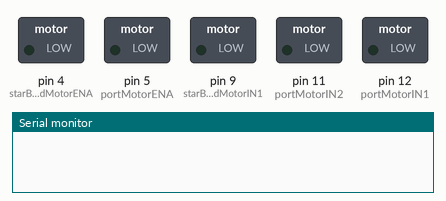
Simulated run of this sketch. Board: Arduino Uno, built with avr-gcc and run on an emulated ATmega328P. On the bench: switched loads named in the sketch (green lamp = pin HIGH), the last lines printed to the serial monitor.

Above: at 0.05 s.
At 6.25 s:
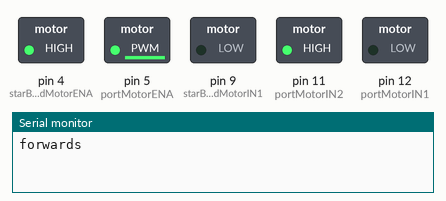
At 12.45 s:
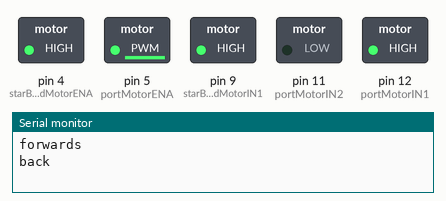
At 18.65 s:
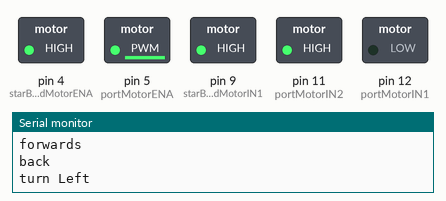
At 24.95 s:
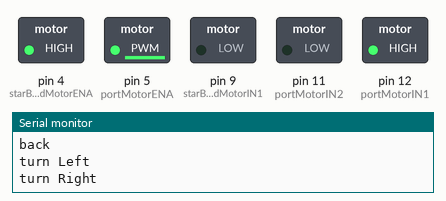
Timing chart, 0 to 32.5 s (numbered marks = the images above):
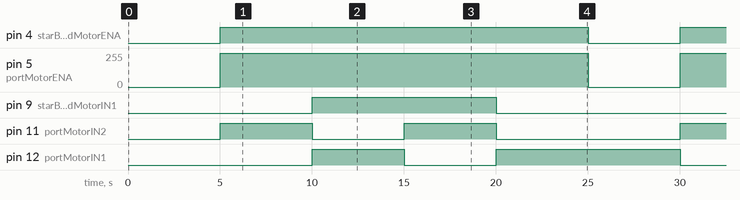

The sketch:

unit_test.ino
```cpp
int portMotorIN1 = 12;
int portMotorIN2 = 11;
int portMotorENA = 5;


int starBoardMotorIN1 = 9;
int starBoardMotorIN2 = 8;
int starBoardMotorENA = 4;

//int speed = 255;


void setup() {
  // put your setup code here, to run once:
  Serial.begin(9600);
  pinMode(portMotorIN1,OUTPUT);
  pinMode(portMotorIN2,OUTPUT);
  pinMode(portMotorENA,OUTPUT);

  pinMode(starBoardMotorIN1,OUTPUT);
  pinMode(starBoardMotorIN1,OUTPUT);
  pinMode(starBoardMotorENA,OUTPUT);

}

void loop() {
  // put your main code here, to run repeatedly:

  delay(5000);
  turnRight(254,254);

  delay(5000);
  turnLeft(254,254);

  delay(5000);
  forward(254,254);

  delay(5000);
  back(254,254);

  delay(5000);
  stop();


}


void forward(int speedStar, int speedPort){
  Serial.println("turn Left");
  digitalWrite(starBoardMotorIN1,HIGH);
  digitalWrite(starBoardMotorIN2,LOW);

  digitalWrite(portMotorIN1,LOW);
  digitalWrite(portMotorIN2,HIGH);

  analogWrite(starBoardMotorENA, speedStar);
  analogWrite(portMotorENA, speedPort);
}

void back(int speedStar, int speedPort){
  Serial.println("turn Right");
  digitalWrite(starBoardMotorIN1,LOW);
  digitalWrite(starBoardMotorIN2,HIGH);

  digitalWrite(portMotorIN1,HIGH);
  digitalWrite(portMotorIN2,LOW);

  analogWrite(starBoardMotorENA, speedStar);
  analogWrite(portMotorENA, speedPort);
}

void turnRight(int speedStar, int speedPort){
  Serial.println("forwards");
  digitalWrite(starBoardMotorIN1,LOW);
  digitalWrite(starBoardMotorIN2,HIGH);

  digitalWrite(portMotorIN1,LOW);
  digitalWrite(portMotorIN2,HIGH);

  analogWrite(starBoardMotorENA, speedStar);
  analogWrite(portMotorENA, speedPort);
}


void turnLeft(int speedStar, int speedPort){
  Serial.println("back");
  digitalWrite(starBoardMotorIN1,HIGH);
  digitalWrite(starBoardMotorIN2,LOW);

  digitalWrite(portMotorIN1,HIGH);
  digitalWrite(portMotorIN2,LOW);

  analogWrite(starBoardMotorENA, speedStar);
  analogWrite(portMotorENA, speedPort);
}

void stop(){

  analogWrite(starBoardMotorENA, 0);
  analogWrite(portMotorENA, 0);
}
```

Measured:
- by itself, pin 4 (starBoardMotorENA): alternates HIGH for 20.0 s and LOW for 5.0 s
- by itself, pin 5 (portMotorENA): alternates 254/255 for 20.0 s and 0/255 for 5.0 s
- by itself, pin 9 (starBoardMotorIN1): alternates HIGH for 10.0 s and LOW for 15.0 s
- by itself, pin 11 (portMotorIN2): repeats every 25.0 s: LOW 5.0 s, HIGH 5.0 s, LOW 10.0 s, HIGH 5.0 s
- by itself, pin 12 (portMotorIN1): repeats every 25.0 s: LOW 5.0 s, HIGH 10.0 s, LOW 5.0 s, HIGH 5.0 s
